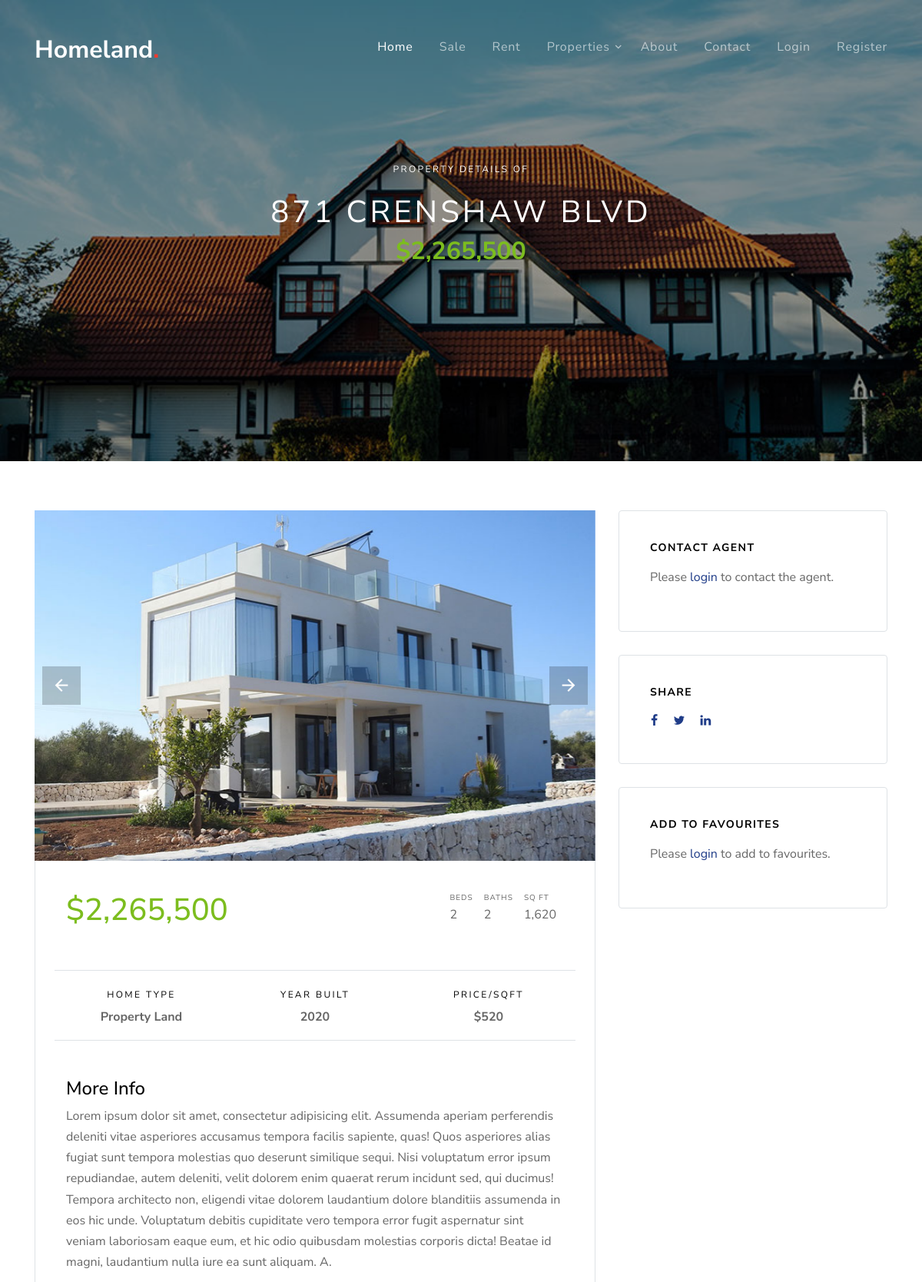
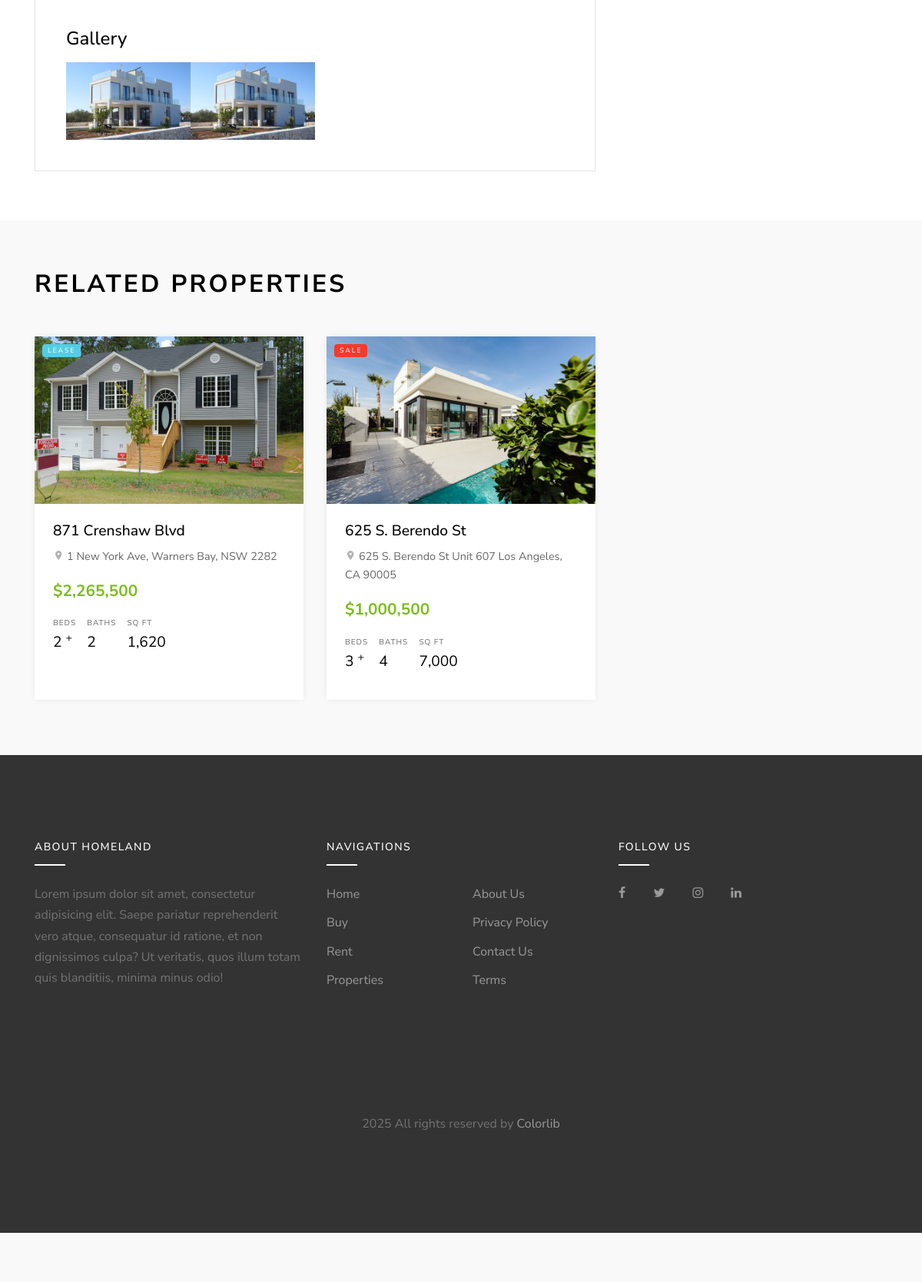
Screenshot of /property-details.php?id=2 with the database file from the repository (2 pictures, top to bottom).
### tables this page shows
CREATE TABLE `properties` (
  `id` int NOT NULL,
  `name` varchar(200) NOT NULL,
  `locations` varchar(200) NOT NULL,
  `price` float NOT NULL,
  `image` varchar(200) NOT NULL,
  `beds` int NOT NULL,
  `baths` int NOT NULL,
  `sq_ft` varchar(30) NOT NULL,
  `home_type` varchar(200) NOT NULL,
  `year_built` varchar(200) NOT NULL,
  `types` varchar(200) NOT NULL,
  `price_sqft` int NOT NULL,
  `description` text NOT NULL,
  `admin_name` varchar(200) NOT NULL,
  `created_at` timestamp NOT NULL DEFAULT CURRENT_TIMESTAMP
);

CREATE TABLE `related_images` (
  `id` int NOT NULL,
  `image` varchar(255) NOT NULL,
  `props_id` int NOT NULL,
  `created_at` timestamp NOT NULL DEFAULT CURRENT_TIMESTAMP
);

### property-details.php (the view, shortened to what this page needs)
<?php include 'includes/header.php'; ?>
<?php
if (isset($_GET['id'])) {
  $id = $_GET['id'];
  $single = $pdo->query("SELECT * FROM properties WHERE id='$id'");
  $single->execute();
  $propertyDetails = $single->fetch(PDO::FETCH_OBJ);
  $related_props = $pdo->query("SELECT * FROM properties WHERE id !='$id' ORDER BY RAND() LIMIT 3");
  $related_props->execute();
  $allRelated_Props = $related_props->fetchAll(PDO::FETCH_OBJ);
}
$image = $pdo->query("SELECT * FROM related_images WHERE props_id='$id'");
$image->execute();
$propertyImages = $image->fetchAll(PDO::FETCH_OBJ);
?>
<div class="site-blocks-cover inner-page-cover overlay" style="background-image: url(<?php echo APPURL; ?>/images/<?php echo $propertyDetails->image; ?>);" data-aos="fade" data-stellar-background-ratio="0.5">
  <div class="container">
    <div class="row align-items-center justify-content-center text-center">
      <div class="col-md-10">
        <span class="d-inline-block text-white px-3 mb-3 property-offer-type rounded">Property Details of</span>
        <h1 class="mb-2"><?php echo $propertyDetails->name ?></h1>
        <p class="mb-5"><strong class="h2 text-success font-weight-bold">$<?php echo number_format($propertyDetails->price) ?></strong></p>
      </div>
    </div>
  </div>
</div>
<div class="site-section site-section-sm">
  <div class="container">
    <div class="row">
      <div class="col-lg-8">
        <div>
          <div class="slide-one-item home-slider owl-carousel">
            <?php foreach ($propertyImages as $propertyImage) : ?>
              <div><img src="images/<?php echo $propertyImage->image; ?>" alt="Image" class="img-fluid"></div>
            <?php endforeach; ?>
          </div>
        </div>
        <div class="bg-white property-body border-bottom border-left border-right">
          <div class="row mb-5">
            <div class="col-md-6">
              <strong class="text-success h1 mb-3">$<?php echo number_format($propertyDetails->price) ?></strong>
            </div>
            <div class="col-md-6">
              <ul class="property-specs-wrap mb-3 mb-lg-0  float-lg-right">
                <li>
                  <span class="property-specs">Beds</span>
                  <span class="property-specs-number"><?php echo $propertyDetails->beds; ?></span>
                </li>
                <li>
                  <span class="property-specs">Baths</span>
                  <span class="property-specs-number"><?php echo $propertyDetails->baths; ?></span>
                </li>
                <li>
                  <span class="property-specs">SQ FT</span>
                  <span class="property-specs-number"><?php echo $propertyDetails->sq_ft; ?></span>
                </li>
              </ul>
            </div>
          </div>
          <div class="row mb-5">
            <div class="col-md-6 col-lg-4 text-center border-bottom border-top py-3">
              <span class="d-inline-block text-black mb-0 caption-text">Home Type</span>
              <strong class="d-block"><?php echo str_replace('-', ' ', $propertyDetails->home_type); ?></strong>
            </div>
            <div class="col-md-6 col-lg-4 text-center border-bottom border-top py-3">
              <span class="d-inline-block text-black mb-0 caption-text">Year Built</span>
              <strong class="d-block"><?php echo $propertyDetails->year_built; ?></strong>
            </div>
            <div class="col-md-6 col-lg-4 text-center border-bottom border-top py-3">
              <span class="d-inline-block text-black mb-0 caption-text">Price/Sqft</span>
              <strong class="d-block">$<?php echo $propertyDetails->price_sqft; ?></strong>
            </div>
          </div>
          <h2 class="h4 text-black">More Info</h2>
          <p><?php echo $propertyDetails->description; ?></p>
          <div class="row no-gutters mt-5">
            <div class="col-12">
              <h2 class="h4 text-black mb-3">Gallery</h2>
            </div>
            <?php foreach ($propertyImages as $propertyImage) : ?>
              <div class="col-sm-6 col-md-4 col-lg-3">
                <a href="<?php echo APPURL; ?>/images/<?php echo $propertyImage->image; ?>" class="image-popup gal-item"><img src="images/<?php echo $propertyImage->image; ?>" alt="Image" class="img-fluid"></a>
              </div>
            <?php endforeach; ?>
          </div>
        </div>
      </div>
      <div class="col-lg-4">
        <div class="bg-white widget border rounded">
          <h3 class="h4 text-black widget-title mb-3">Contact Agent</h3>
          <?php if (isset($_SESSION['user_id'])) : ?>
            <?php if ($check_request->rowCount() > 0) : ?>
              <p class="text-success">You have already sent a request for this property. The agent will get back to you soon.</p>
            <?php else : ?>
            <form action="<?php echo APPURL; ?>/requests/process-request.php" method="POST" class="form-contact-agent">
              <div class="form-group">
                <label for="name">Name</label>
                <input type="text" name="name" id="name" class="form-control">
              </div>
              <div class="form-group">
                <label for="email">Email</label>
                <input type="email" name="email" id="email" class="form-control">
              </div>
              <div class="form-group">
                <label for="phone">Phone</label>
                <input type="text" name="phone" id="phone" class="form-control">
              </div>
              <div class="form-group">
                <input type="hidden" name="prop_id" value="<?php echo $id; ?>">
              </div>
              <div class="form-group">
                <input type="hidden" name="user_id" value="<?php echo $_SESSION['user_id']; ?>">
              </div>
              <div class="form-group">
                <input type="hidden" name="admin_name" value="<?php echo $propertyDetails->admin_name; ?>">
              </div>
              <div class="form-group">
                <input type="hidden" name="prop_id" value="<?php echo $id; ?>">
                <input type="submit" name="submit" class="btn btn-primary" value="Send Message Request">
              </div>
            </form>
            <?php endif; ?>
          <?php else : ?>
            <p>Please <a href="<?php echo APPURL; ?>/auth/login.php">login</a> to contact the agent.</p>
          <?php endif; ?>
        </div>
        <div class="bg-white widget border rounded">
          <h3 class="h4 text-black widget-title mb-3 ml-0">Share</h3>
          <div class="px-3" style="margin-left: -15px;">
            <a href="https://www.facebook.com/sharer/sharer.php?u=<?php echo APPURL; ?>/property-details.php?id=<?php echo $propertyDetails->id; ?>&quote=<?php echo $propertyDetails->name; ?>" class="pt-3 pb-3 pr-3 pl-0"><span class="icon-facebook"></span></a>
            <a href="https://twitter.com/intent/tweet?text=<?php echo $propertyDetails->name; ?>&url=<?php echo APPURL; ?>/property-details.php?id=<?php echo $propertyDetails->id; ?>" class="pt-3 pb-3 pr-3 pl-0"><span class="icon-twitter"></span></a>
            <a href="https://www.linkedin.com/sharing/share-offsite/?url=<?php echo APPURL; ?>/property-details.php?id=<?php echo $propertyDetails->id; ?>" class="pt-3 pb-3 pr-3 pl-0"><span class="icon-linkedin"></span></a>
          </div>
        </div>
        <div class="bg-white widget border rounded">
          <h3 class="h4 text-black widget-title mb-3">Add to Favourites</h3>
          <?php if (isset($_SESSION['user_id'])): ?>
            <form action="favs/add-fav.php" method="Post" class="form-contact-agent">
              <div class="form-group">
                <input type="hidden" name="prop_id" value="<?php echo $id; ?>" class="form-control">
              </div>
              <div class="form-group">
                <input type="hidden" name="user_id" value="<?php echo $_SESSION['user_id']; ?>" class="form-control">
              </div>
              <?php if ($checkFav->rowCount() > 0) : ?>
                <div class="form-group">
                  <a href="favs/delete-fav.php?prop_id=<?php echo $id; ?>&user_id=<?php echo $_SESSION['user_id']; ?>" class="btn btn-primary">Unfavourite Me</a>
                </div>
              <?php else : ?>
                <div class="form-group">
                  <input type="submit" name="submit" class="btn btn-primary" value="Favourite Me">
                </div>
              <?php endif; ?>
            </form>
          <?php else: ?>
            <p>Please <a href="<?php echo APPURL; ?>/auth/login.php">login</a> to add to favourites.</p>
          <?php endif; ?>
        </div>
      </div>
    </div>
  </div>
</div>
<div class="site-section site-section-sm bg-light">
  <div class="container">
    <div class="row">
      <div class="col-12">
        <div class="site-section-title mb-5">
          <h2>Related Properties</h2>
        </div>
      </div>
    </div>
    <div class="row mb-5">
      <?php foreach ($allRelated_Props as $relatedProp) : ?>
        <div class="col-md-6 col-lg-4 mb-4">
          <div class="property-entry h-100">
            <a href="property-details.php?id=<?php echo $relatedProp->id; ?>" class="property-thumbnail">
              <div class="offer-type-wrap">
                <span class="offer-type bg-<?php if ($relatedProp->types == 'Sale') {
                                              echo 'danger';
                                            } else if ($relatedProp->types == 'Rent') {
                                              echo 'success';
                                            } else if ($relatedProp->types == 'Lease') {
                                              echo 'info';
                                            } ?>"><?php echo $relatedProp->types; ?></span>
              </div>
              <img src="images/<?php echo $relatedProp->image; ?>" alt="Image" class="img-fluid">
            </a>
            <div class="p-4 property-body">
              <h2 class="property-title"><a href="property-details.php?id=<?php echo $relatedProp->id; ?>"><?php echo $relatedProp->name; ?></a></h2>
              <span class="property-location d-block mb-3"><span class="property-icon icon-room"></span> <?php echo $relatedProp->locations; ?></span>
              <strong class="property-price text-primary mb-3 d-block text-success">$<?php echo number_format($relatedProp->price); ?></strong>
              <ul class="property-specs-wrap mb-3 mb-lg-0">
                <li>
                  <span class="property-specs">Beds</span>
                  <span class="property-specs-number"><?php echo $relatedProp->beds; ?> <sup>+</sup></span>
                </li>
                <li>
                  <span class="property-specs">Baths</span>
                  <span class="property-specs-number"><?php echo $relatedProp->baths; ?></span>
                </li>
                <li>
                  <span class="property-specs">SQ FT</span>
                  <span class="property-specs-number"><?php echo $relatedProp->sq_ft; ?></span>
                </li>
              </ul>
            </div>
          </div>
        </div>
      <?php endforeach; ?>
    </div>
    <?php include 'includes/footer.php'; ?>

### rows the page displays
properties: image (picture), name "871 CRENSHAW BLVD", price "2,265,500", beds "2", baths "2", sq_ft "1,620", home_type "Property Land", year_built "2020", price_sqft "520", description "Lorem ipsum dolor sit amet, consectetur adipisicing elit. Assumenda aperiam perferendis deleniti vitae asperiores accusamus tempora facilis sapiente, quas! Quos asperiores alias fugiat sunt tempora molestias quo deserunt similique sequi. Nisi voluptatum error ipsum repudiandae, autem deleniti, velit dolorem enim quaerat rerum incidunt sed, qui ducimus! Tempora architecto non, eligendi vitae dolorem laudantium dolore blanditiis assumenda in eos hic unde. Voluptatum debitis cupiditate vero tempora error fugit aspernatur sint veniam laboriosam eaque eum, et hic odio quibusdam molestias corporis dicta! Beatae id magni, laudantium nulla iure ea sunt aliquam. A."
related_images: image (picture)
related_images: image (picture)
properties: types "LEASE", image (picture), name "871 Crenshaw Blvd", locations "1 New York Ave, Warners Bay, NSW 2282", price "2,265,500", beds "2", baths "2", sq_ft "1,620"
properties: types "SALE", image (picture), name "625 S. Berendo St", locations "625 S. Berendo St Unit 607 Los Angeles, CA 90005", price "1,000,500", beds "3", baths "4", sq_ft "7,000"
